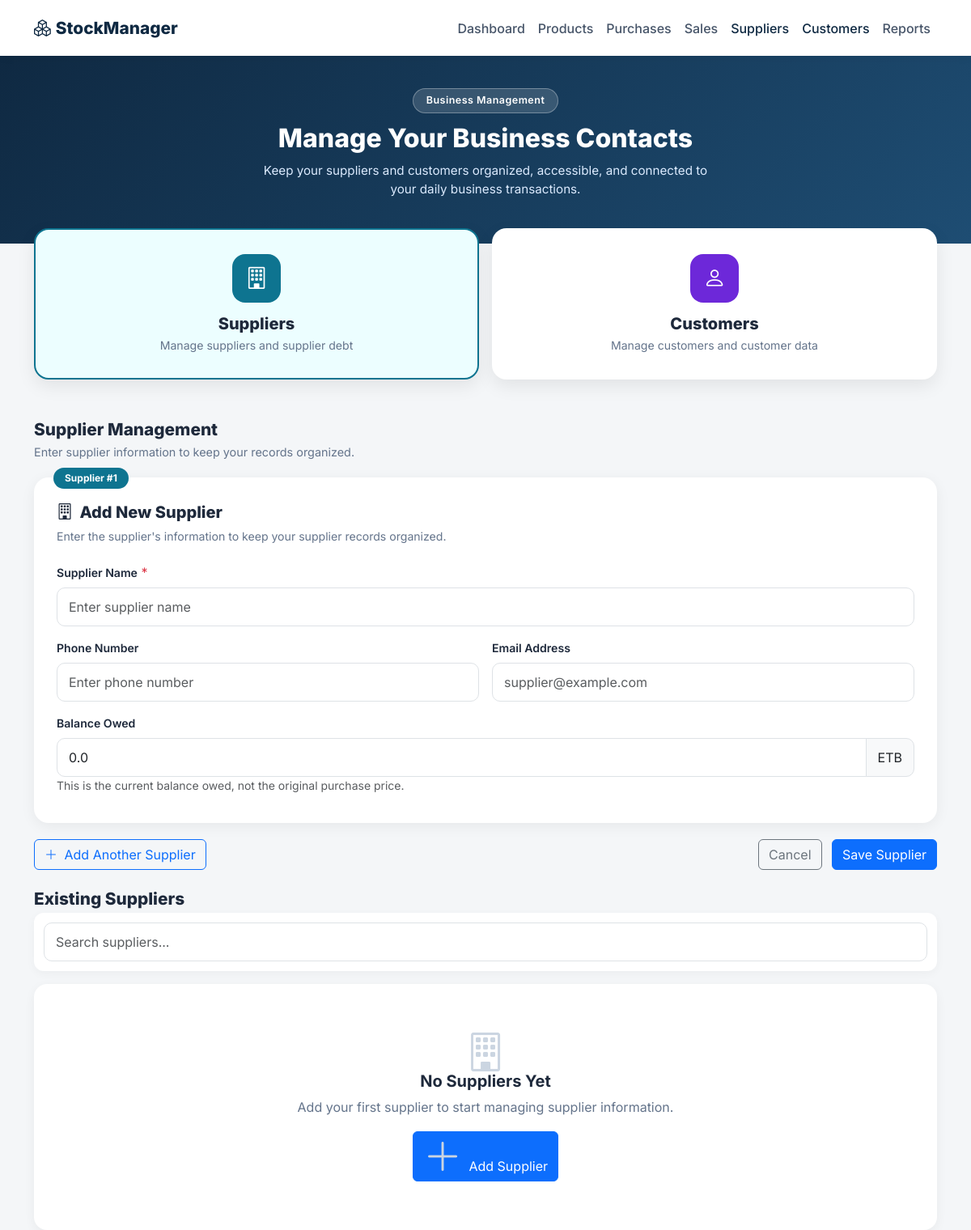
Page /suppliers_customers (signed in) on the earlier database version.
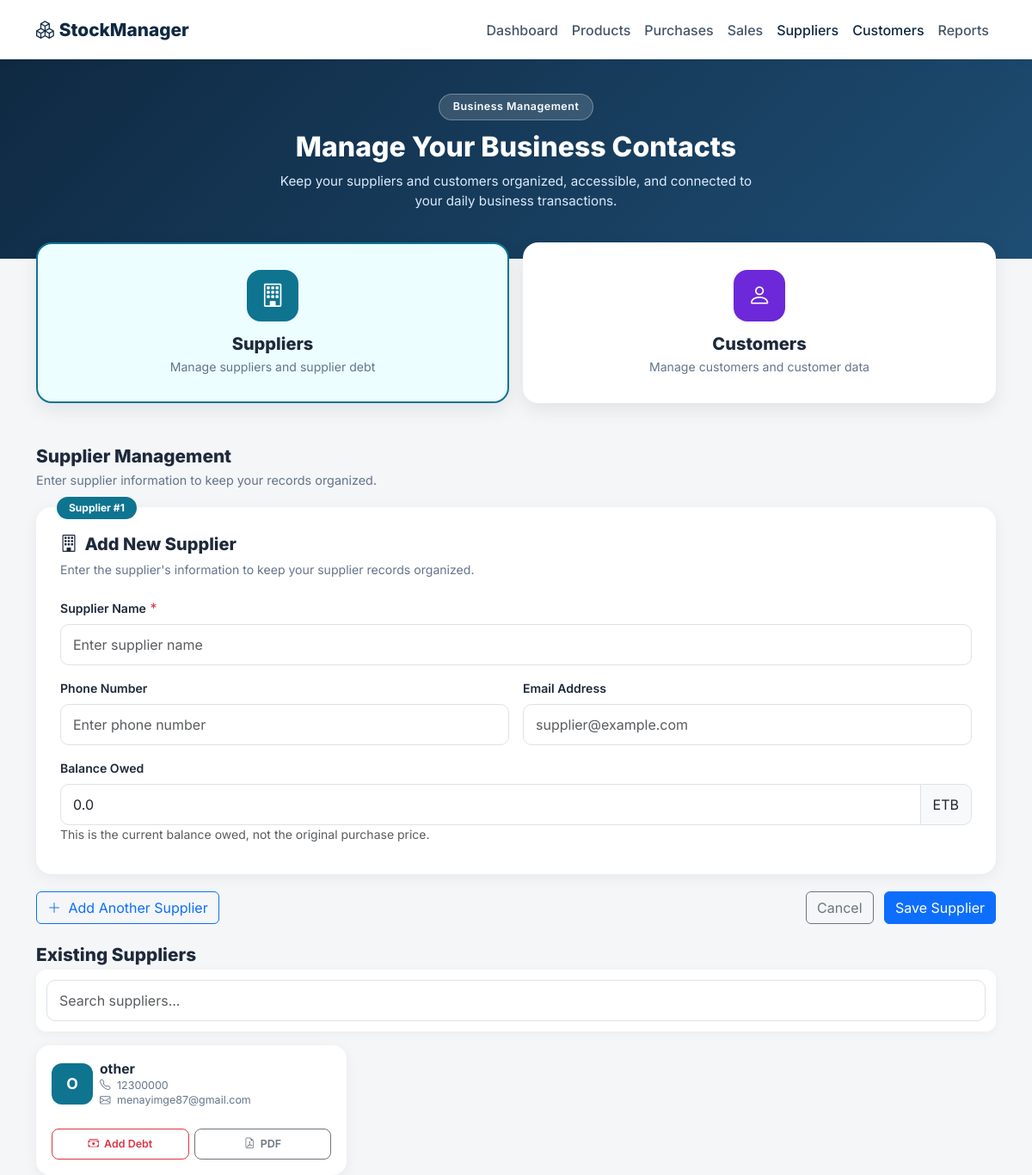
Same page on the later database version.
### main.py (models this page shows)
class Supplier(db.Model):
    id = db.Column(db.Integer, primary_key=True)
    user_id = db.Column(
        db.Integer,
        db.ForeignKey("users.id"),
        nullable=True
    )
    name = db.Column(db.String(100), nullable=False)
    phone = db.Column(db.String(20))
    email = db.Column(db.String(100))
    balance_owed = db.Column(db.Float, default=0.0)
    purchases = db.relationship('Purchase', backref='supplier')

### main.py (the view)
@app.route("/suppliers_customers")
@login_required
@admin_only
def suppliers_customers():
    supplier_form = SupplierForm()
    customer_form = CustomerForm()
    suppliers = Supplier.query.order_by(Supplier.id.desc()).all()
    customers = Customer.query.order_by(Customer.id.desc()).all()
    return render_template(
        "supplier_customer.html",
        supplier_form=supplier_form,
        customer_form=customer_form,
        suppliers=suppliers,
        customers=customers, user_id=current_user.id
    )

### form.py
class SupplierForm(FlaskForm):
    suppliers = FieldList(FormField(SupplierEntryForm), min_entries=1)
    submit = SubmitField("Save Supplier")

class SupplierEntryForm(FlaskForm):
    class Meta:
        csrf = False
    name = StringField(
        "Supplier Name",
        validators=[DataRequired(message="Supplier name is required.")]
    )
    phone = StringField(
        "Phone Number",
        validators=[Optional(), Length(max=20)]
    )
    email = StringField(
        "Email Address",
        validators=[Optional(), Email(message="Enter a valid email address.")]
    )
    balance_owed = FloatField(
        "Balance Owed",
        validators=[Optional()],
        default=0.0
    )

### main.py (called while the page is built)
@login_manager.user_loader
@login_manager.user_loader
def load_user(user_id):
    if user_id == 'None' or user_id is None:  # ✅ handle bad cookie!
        return None
    return User.query.get(int(user_id))

### templates/supplier_customer.html (shortened to what the changed rows need)
<!DOCTYPE html>
<html lang="en">
<head>
<link href="https://cdn.jsdelivr.net/npm/bootstrap@5.3.3/dist/css/bootstrap.min.css"
      rel="stylesheet">
<link rel="stylesheet"
      href="https://cdn.jsdelivr.net/npm/bootstrap-icons@1.11.3/font/bootstrap-icons.min.css">
</head>
<body>
<section class="hero">
    <div class="container">
        <h1>
            Manage Your Business Contacts
        </h1>
    </div>
</section>
<div class="container section-block"
     id="supplierSection">
    <h2 class="section-title">
        Supplier Management
    </h2>
    <form method="POST"
          action="{{url_for('Register_customer_and_supplier')}}"
          novalidate>
        <div id="supplierFormsContainer">
            {% for entry in supplier_form.suppliers %}
            <div class="form-card supplier-form"
                 data-form-index="{{ loop.index }}">
                <span class="form-badge-num">
                    Supplier #{{ loop.index }}
                </span>
                <div class="form-title">
                    <i class="bi bi-building me-1"></i>
                    Add New Supplier
                </div>
                <p class="form-desc">
                    Enter the supplier's information to keep your supplier records organized.
                </p>
                <div class="mb-3">
                    {{ entry.form.name.label(class="form-label") }}
                    <span class="text-danger">*</span>
                    {{ entry.form.name(
                        class="form-control" +
                        (" is-invalid" if entry.form.name.errors else ""),
                        placeholder="Enter supplier name"
                    ) }}
                </div>
                <div class="row g-3 mb-3">
                    <div class="col-md-6">
                        {{ entry.form.phone.label(class="form-label") }}
                        {{ entry.form.phone(
                            class="form-control",
                            placeholder="Enter phone number"
                        ) }}
                    </div>
                    <div class="col-md-6">
                        {{ entry.form.email.label(class="form-label") }}
                        {{ entry.form.email(
                            class="form-control" +
                            (" is-invalid" if entry.form.email.errors else ""),
                            placeholder="supplier@example.com"
                        ) }}
                    </div>
                </div>
                <div class="mb-2">
                    {{ entry.form.balance_owed.label(class="form-label") }}
                    <div class="input-group">
                        {{ entry.form.balance_owed(
                            class="form-control",
                            placeholder="0.00"
                        ) }}
                        <span class="input-group-text">
                            ETB
                        </span>
                    </div>
                    <small class="text-muted">
                        This is the current balance owed,
                        not the original purchase price.
                    </small>
                </div>
            </div>
            {% endfor %}
        </div>
    </form>
    {% if suppliers %}
    <div class="row g-2 g-md-3"
         id="supplierCardsWrapper">
        {% for supplier in suppliers %}
        <div class="col-6 col-md-6 col-lg-4 supplier-record record-column"
             data-search="
                {{ supplier.name|lower }}
                {{ supplier.phone|lower if supplier.phone else '' }}
                {{ supplier.email|lower if supplier.email else '' }}
             ">
            <div class="record-card d-flex flex-column justify-content-between">
                <div>
                    <div class="d-flex align-items-center gap-2 mb-2">
                        <div class="record-avatar avatar-supplier">
                            {{ supplier.name[0]|upper }}
                        </div>
                        <div class="record-info">
                            <div class="record-name">
                                {{ supplier.name }}
                            </div>
                            {% if supplier.phone %}
                            <div class="record-contact">
                                <i class="bi bi-telephone me-1"></i>
                                {{ supplier.phone }}
                            </div>
                            {% endif %}
                            {% if supplier.email %}
                            <div class="record-contact">
                                <i class="bi bi-envelope me-1"></i>
                                {{ supplier.email }}
                            </div>
                            {% endif %}
                        </div>
                    </div>
                </div>
                <div class="record-actions">
                    <a href="#"
                       class="btn btn-outline-danger">
                        <i class="bi bi-cash-stack"></i>
                        Add Debt
                    </a>
                    <a href="#"
                       class="btn btn-outline-secondary">
                        <i class="bi bi-file-earmark-pdf"></i>
                        PDF
                    </a>
                </div>
            </div>
        </div>
        {% endfor %}
    </div>
    {% else %}
    <div class="empty-state">
        <i class="bi bi-building"></i>
        <h5>
            No Suppliers Yet
        </h5>
        <p>
            Add your first supplier to start managing supplier information.
        </p>
        <button class="btn btn-primary"
                onclick="document.querySelector('#supplierFormsContainer input').focus()">
            <i class="bi bi-plus-lg me-1"></i>
            Add Supplier
        </button>
    </div>
    {% endif %}
</div>
</body>
</html>

Differences in the rows shown:
added Supplier: name "O", name "other", phone "12300000", email "menayimge87@gmail.com"
Other differences:
text no longer shown: "No Suppliers Yet Add your first supplier to start managing supplier information. Add Supplier"
